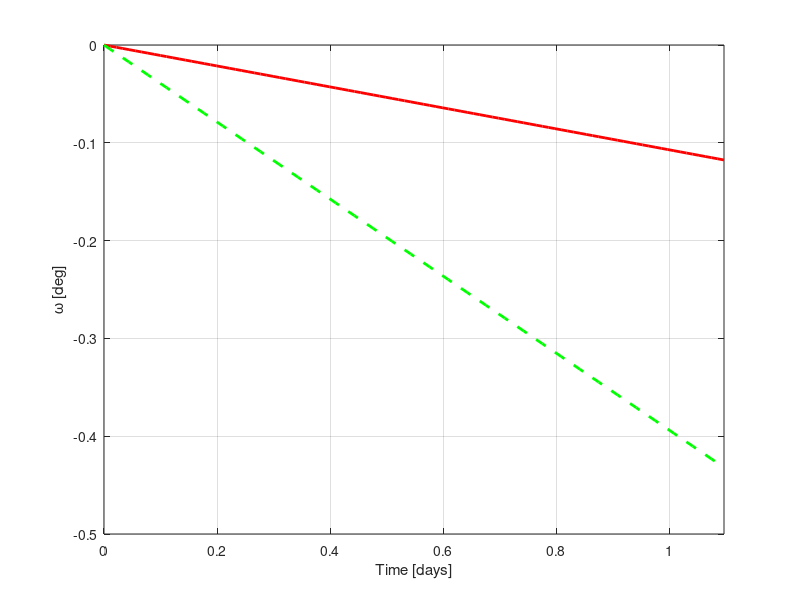

Here is the MATLAB script that generated this plot:
% prob 1 - SSO
rho_deg_yr = 360;
rho_deg_sec = rho_deg_yr / (365*24*60*60);
rho = rho_deg_sec * pi / 180; % rad/s, precession rate
%rho = 1.99096871*10^-7; %rad/s, precession rate
mu = 398600.440; % km3/s2
R_E = 6378; %km
J2 = 1.08263*10^-3; %second zonal term
alt = 3300; %km
a = alt + R_E; %km
e = 0;
inc1 = acosd(-2*rho*a^(7/2)*(1-e^2)^2/(3*J2*R_E^2*sqrt(mu)));
%%  part 2 how does eccentricity change affect argument of perigee
dwdt = -(1.5 * (sqrt(mu)*J2*R_E^2/( (1-e^2)^2*a^(7/2)) ) ) * (5/2*sind(inc1)^2 - 2); % rad/sec
dwdt1 = dwdt * 180/pi * (24*60*60) % deg/day

% now, eccenctiricty e = 0.25, how does this change argument of perigee?
e = 0.25;
inc2 = acosd(-2*rho*a^(7/2)*(1-e^2)^2/(3*J2*R_E^2*sqrt(mu)))
dwdt = -(1.5 * (sqrt(mu)*J2*R_E^2/( (1-e^2)^2*a^(7/2)) ) ) * (5/2*sind(inc2)^2 - 2); % rad/sec
dwdt2 = dwdt * 180/pi * (24*60*60) % deg/day

% plot argument of perigee, assuming everything else fixed
T = 2*pi*sqrt(a^3 / mu); %seconds
T_min = T / 60; 
T_hr = T_min / 60;
T_days = T_hr / 24;
tspan = linspace(0,10*T_days,100);
w1 = dwdt1*tspan; % deg
w2 = dwdt2*tspan; % deg

figure;
plot(tspan, w1, 'r', 'LineWidth',2);
hold on; grid on;
plot(tspan, w2, '--g', 'LineWidth',2);
xlabel('Time [days]');
ylabel('\omega [deg]');
xlim([0 tspan(end)]);
